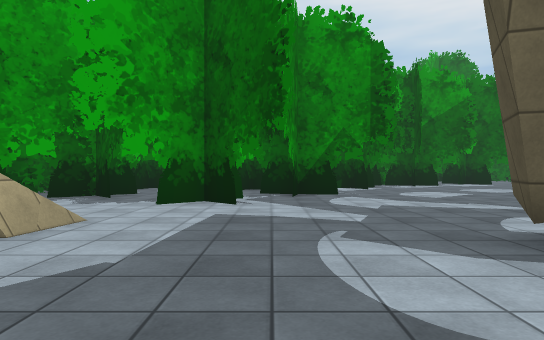
[1] (above)

24 first-person views from a walk through a scene from a Unity 3-D project. The camera is 1.2 m above the floor, looks level and sees 75° across. The floor is counted in squares, 2 m on a side. Each view is taken from the middle of a square. On the plan, view 1 faces up. The plan holds only what a view shows up to about 10 squares ahead; the rest is blank. The place goes on beyond the plan. The player character is not drawn. Some surface patterns are stand-ins.

[2]
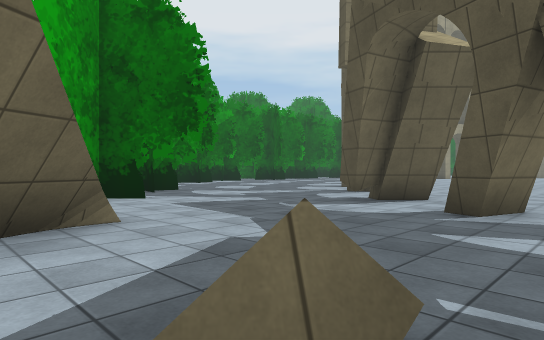

[3]
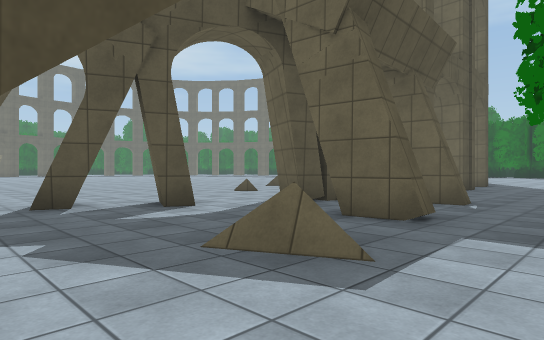

[4]
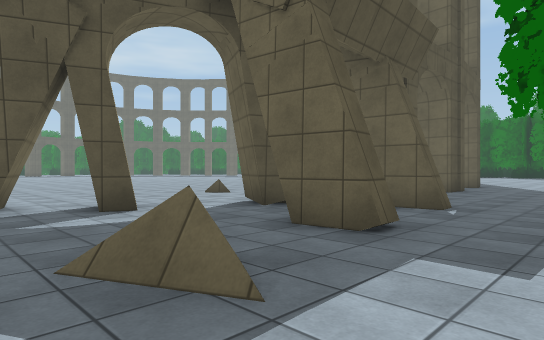

[5]
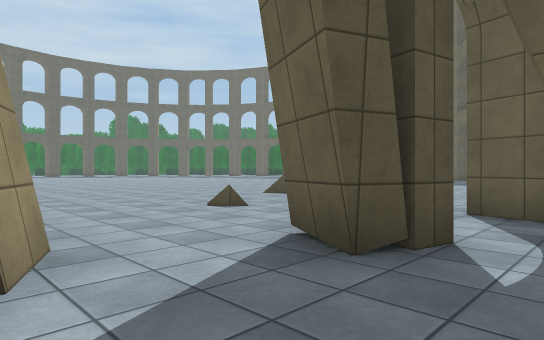

[6]
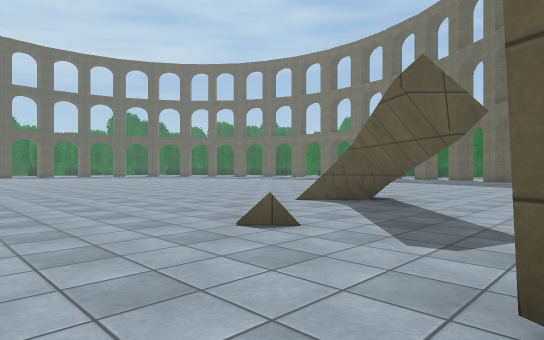

[7]
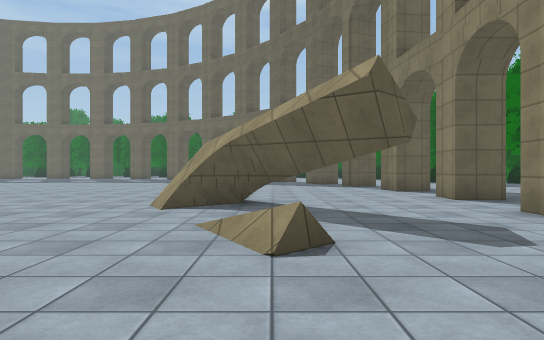

[8]
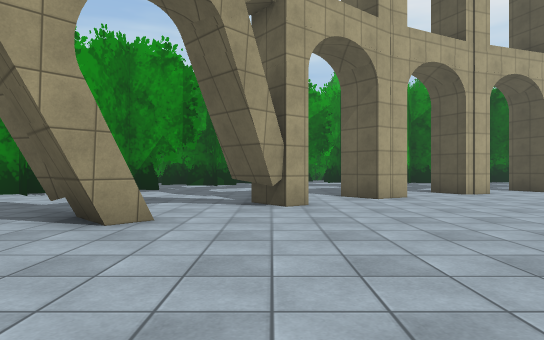

[9]
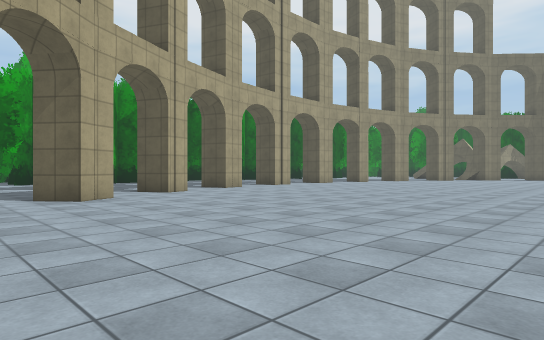

[10]
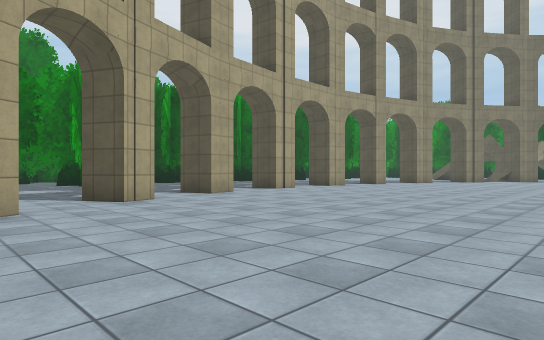

[11]
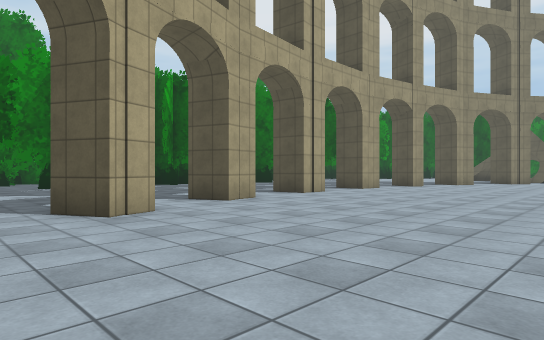

[12]
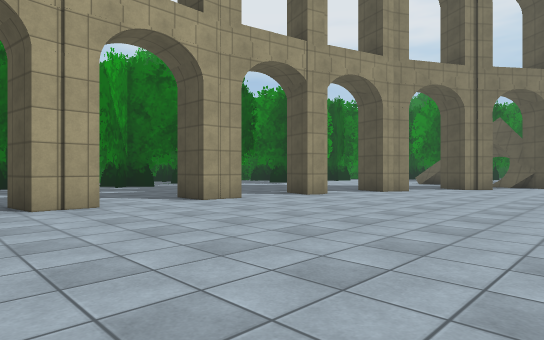

[13]
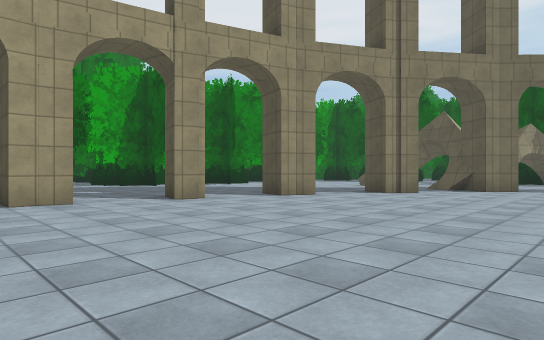

[14]
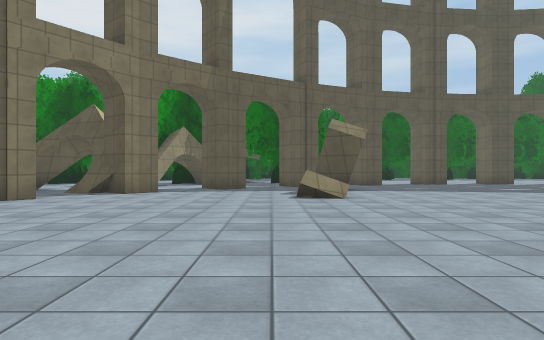

[15]
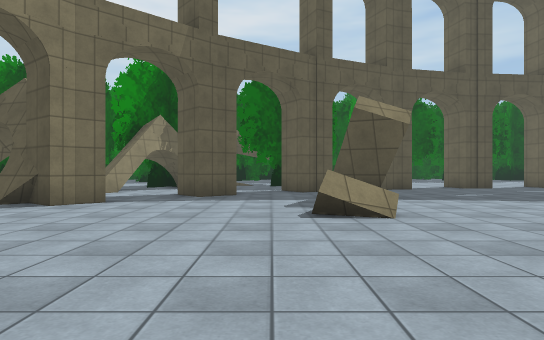

[16]
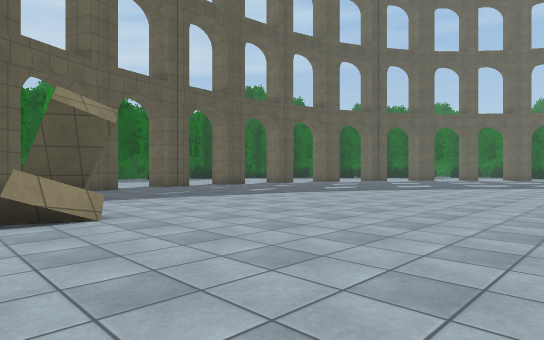

[17]
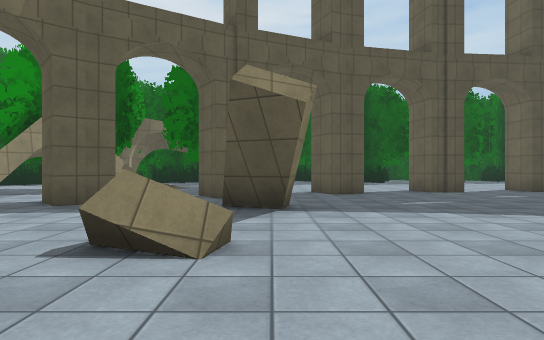

[18]
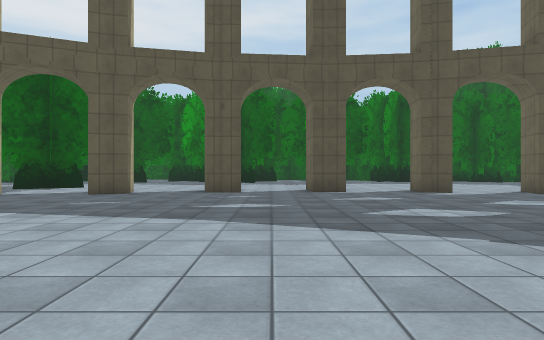

[19]
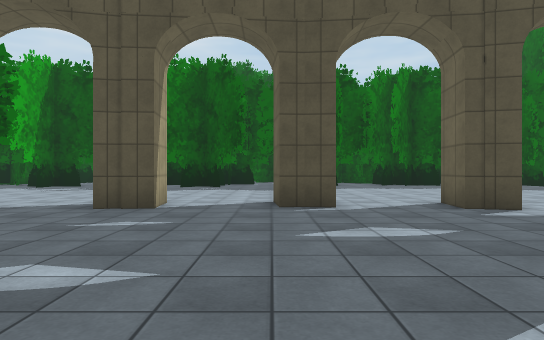

[20]
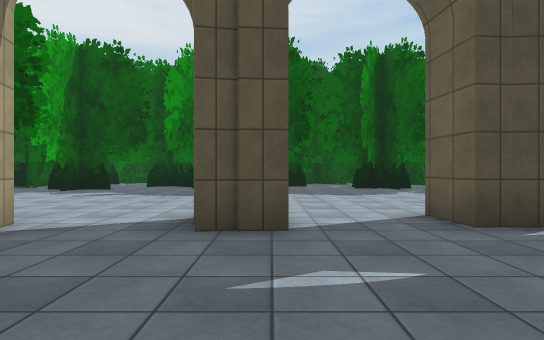

[21]
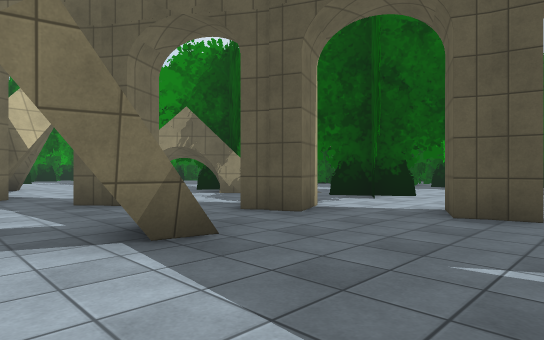

[22]
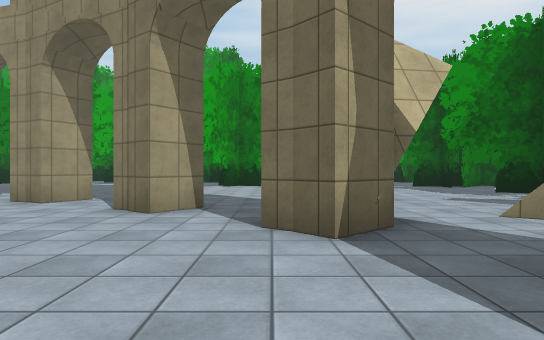

[23]
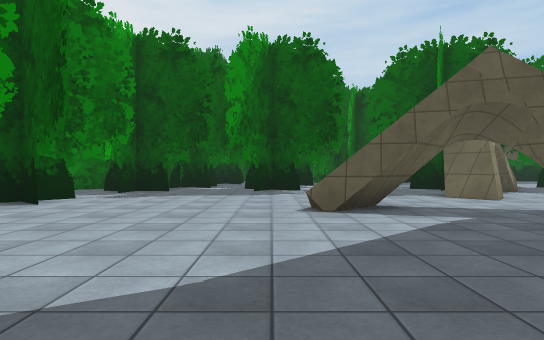

[24]
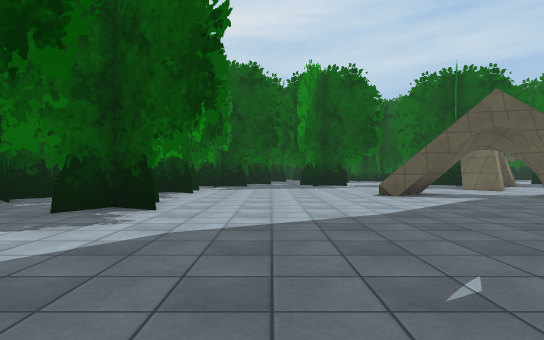

### Floor plan
Key: @ floor where view 1 was taken; # wall or solid block; . main floor; : floor 0.25 m higher than the main floor; = window, fence, low wall or low ledge; T thing the floor can be seen under or through.
Columns run from 5 left of view 1 to 40 right of it. Each row starts with its distance up from view 1.
 14                               .###
 13                              ..#.#######
 12               ..           .... .. ....
 11               ..      .................
 10          .... .. ..   ................ ##
  9      ###..... .. ...# .# ...............#
  8     ##.. ........##.##.##.#........#...
  7   ####.........#.............#.....#...
  6  ###.#......#..................#........
  5    ............................#.##.=##.
  4   #.......#......................##..#.
  3  ##....##..............................#
  2 .#......#..........................##..#
  1 ....................................#..
  0 ..=..@##............... ................##
 -1 ......#..............    .......=....#..##..
 -2 ..##...........           ........##... .#....
 -3  ....#..........           ............... ...
 -4   ...#...........          ...........#......
 -5  .:#....=........           .................
 -6  ...............            ................
 -7  ...#..T.......             ...........#....
 -8   ......T :...              .................
 -9   ....... ....              .................
-10   ..#..........             ...........#.....
-11     ............             .. .............
-12     #..... .....                  .....#....

Where each view was taken, in squares from view 1:
view 1: 0 up, 0 right, facing up
view 2: 1 down, 4 left, facing up-right
view 3: 2 up, 5 left, facing down-right
view 4: 1 up, 5 left, facing down-right
view 5: 1 down, 2 left, facing down-right
view 6: 2 down, 0 right, facing down-right
view 7: 2 down, 3 right, facing down
view 8: 2 down, 5 right, facing up
view 9: 2 down, 5 right, facing up-right
view 10: 0 up, 7 right, facing up-right
view 11: 2 up, 8 right, facing up-right
view 12: 2 up, 14 right, facing up-right
view 13: 1 up, 17 right, facing up-right
view 14: 0 up, 19 right, facing right
view 15: 0 up, 22 right, facing right
view 16: 0 up, 22 right, facing down-right
view 17: 2 down, 24 right, facing right
view 18: 8 down, 24 right, facing right
view 19: 9 down, 28 right, facing right
view 20: 7 down, 30 right, facing right
view 21: 5 down, 28 right, facing up-right
view 22: 0 up, 28 right, facing up
view 23: 9 up, 24 right, facing right
view 24: 11 up, 21 right, facing right
